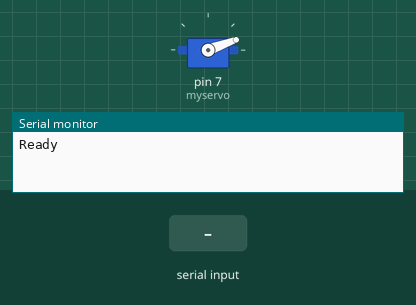
Simulated run of this sketch. Board: Arduino Uno, built with avr-gcc and run on an emulated ATmega328P. Parts: servo, the last lines printed to the serial monitor. The test bench sets the inputs (shaded band).

Above: at 1.2 s.
1.3 s: "SWEEP:\n" received over Serial
At 1.9 s:
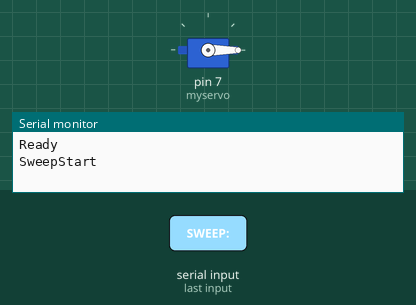
2.8 s: "SWEEP:90\n" received over Serial
At 3.1 s:
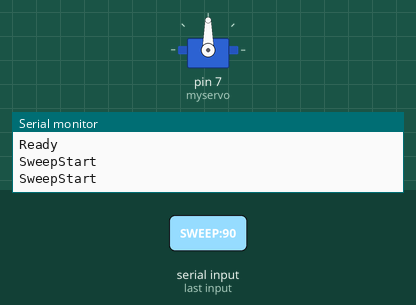
4.3 s: "SWEEP::45\n" received over Serial
At 5.5 s:
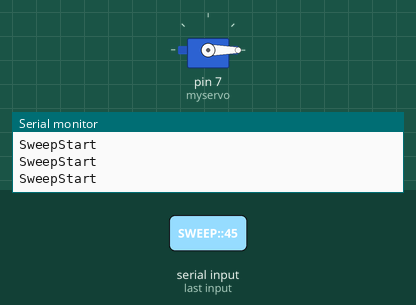
Timing chart, 0 to 7.3 s (numbered marks = the images above; inputs shaded):
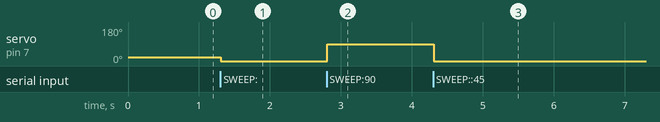

Measured:
- after the input at 1.3 s, servo on pin 7 (myservo): 20° → 0° at once
- after the input at 2.8 s, servo on pin 7 (myservo): 0° → 90° at once
- after the input at 4.3 s, servo on pin 7 (myservo): 90° → 0° at once

The sketch:

SmartcardTester.ino
```cpp
#include <Servo.h>

Servo myservo;
bool sweeping = false;
int startPos = 20;
int endPos = 95;
int stepSize = 1;
unsigned long stepDelay = 15; // ms
unsigned long lastStep = 0;
int currentPos = 20;

void handleSerialCommands() {
  while (Serial.available()) {
    String cmd = Serial.readStringUntil('\n');
    cmd.trim();

    if (cmd.startsWith("SWEEP:")) {
      // Format: SWEEP:START,END,STEP,DELAY
      int p1 = cmd.indexOf(':')+1;
      int p2 = cmd.indexOf(',',p1);
      int p3 = cmd.indexOf(',',p2+1);
      int p4 = cmd.indexOf(',',p3+1);

      startPos  = cmd.substring(p1, p2).toInt();
      endPos    = cmd.substring(p2+1, p3).toInt();
      stepSize  = cmd.substring(p3+1, p4).toInt();
      stepDelay = cmd.substring(p4+1).toInt();
      currentPos = startPos;
      sweeping = true;
      myservo.write(currentPos);
      lastStep = millis();
      Serial.println("SweepStart");
    }
    else if (cmd == "STOP") {
      sweeping = false;
      Serial.println("Stopped");
    }
    else if (cmd == "RESET") {
      sweeping = false;
      currentPos = startPos;
      myservo.write(currentPos);
      Serial.println("Reset");
    }
  }
}

void setup() {
  myservo.attach(7);
  Serial.begin(9600);
  while (!Serial);
  Serial.println("Ready");
  myservo.write(startPos);
}

void loop() {
  handleSerialCommands();

  if (sweeping) {
    // This is the "non-blocking" stepper
    if (millis() - lastStep >= stepDelay) {
      // --- Check for STOP right before step ---
      handleSerialCommands();
      if (!sweeping) return;

      // Now move the servo one step
      myservo.write(currentPos);

      // Update position for next step
      if (startPos < endPos) {
        currentPos += stepSize;
        if (currentPos > endPos) {
          sweeping = false;
          Serial.println("SweepDone");
        }
      } else {
        currentPos -= stepSize;
        if (currentPos < endPos) {
          sweeping = false;
          Serial.println("SweepDone");
        }
      }
      lastStep = millis();

      // --- Check for STOP right after step ---
      handleSerialCommands();
      if (!sweeping) return;
    }
  }
}
```
